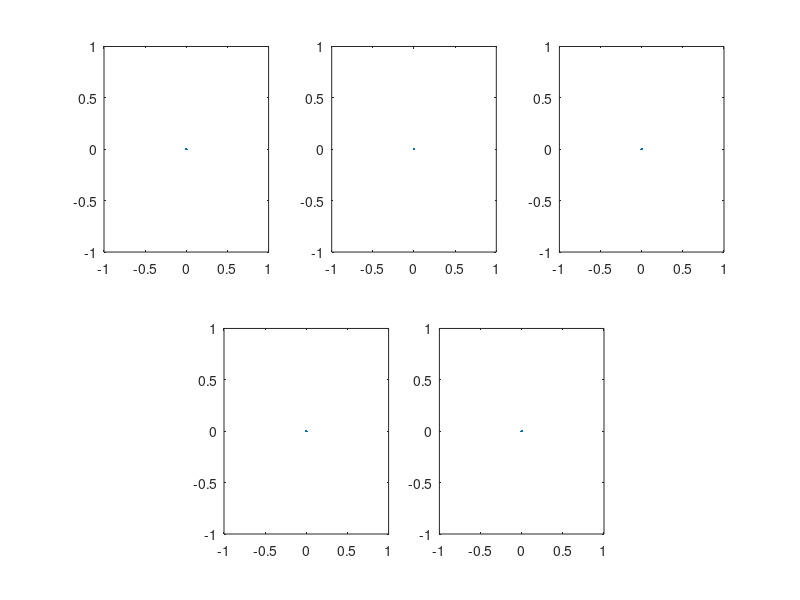
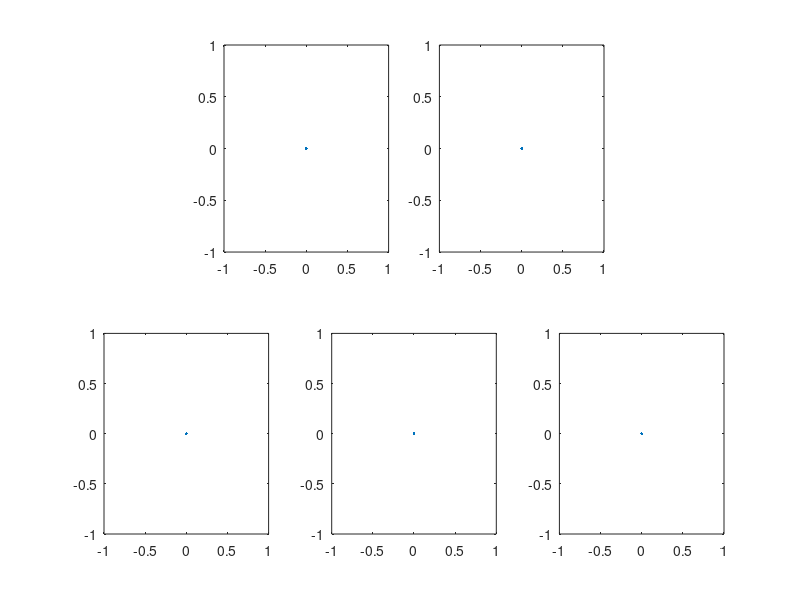
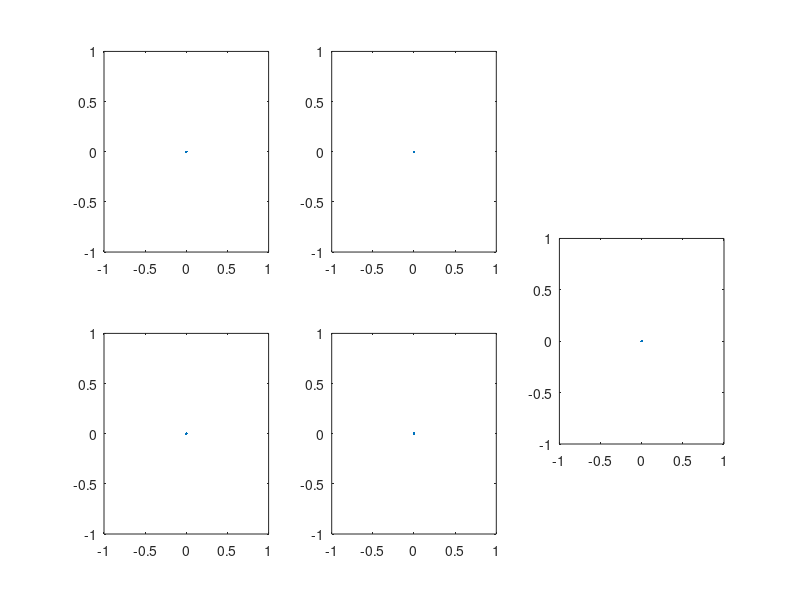
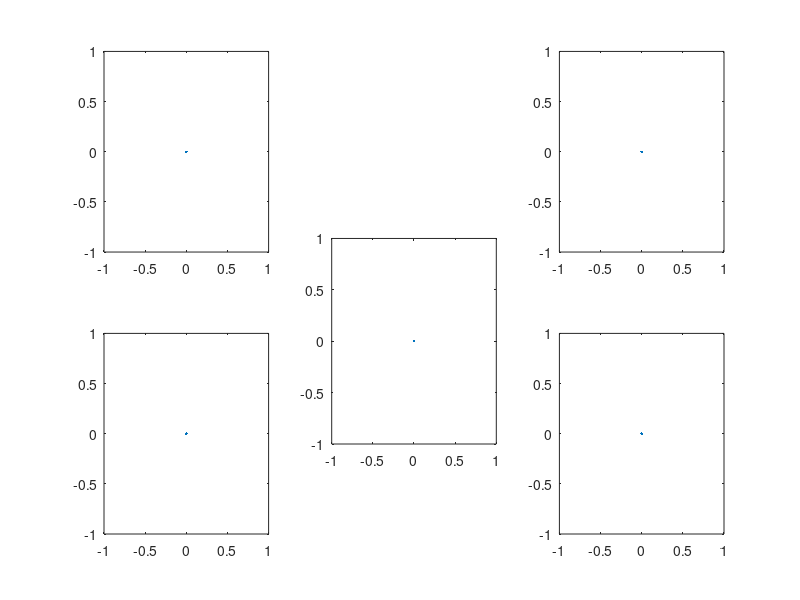

The MATLAB source for these figures, in order:
clear all; close all; clc;
%%%%%%%%%%%%%%%%%%%%%%%%%%%%%%%%%%%%%%
%Axis Alignment of five plots 
%in configuration 
%3 plots-1 row and 2 plots - 2 rows.
h=figure('Position',[1 21 1366 670], ...
'Name',strcat('Axis Alignment of five plots',...
 ' - 3 plots-1 row and 2 plots - 2 rows'));
subplot(2,3,1)
plot(0,0)
ax1=get(gca,'position');
subplot(2,3,2)
plot(0,0)
ax2=get(gca,'position');
subplot(2,3,3)
plot(0,0)
ax3=get(gca,'position');
subplot(2,3,4)
plot(0,0)
ax4=get(gca,'position');
set(gca,"position", [ax4(1)+0.15, ax4(2), ax4(3), ax4(4)]);
subplot(2,3,6)
plot(0,0)
ax5=get(gca,'position');
set(gca,"position", [ax5(1)-0.15, ax5(2), ax5(3), ax5(4)]);
%%%%%%%%%%%%%%%%%%%%%%%%%%%%%%%%%%%%%%
%Axis Alignment of five plots 
%in configuration 
%2 plots-1 row and 3 plots - 2 rows.
h=figure('Position',[1 21 1366 670], ...
'Name',strcat('Axis Alignment of five plots',...
 ' - 2 plots-1 row and 3 plots - 2 rows'));
subplot(2,3,1)
plot(0,0)
ax1=get(gca,'position');
set(gca,"position", [ax1(1)+0.15, ax1(2), ax1(3), ax1(4)]);
subplot(2,3,3)
plot(0,0)
ax2=get(gca,'position');
set(gca,"position", [ax2(1)-0.15, ax2(2), ax2(3), ax2(4)]);
subplot(2,3,4)
plot(0,0)
ax3=get(gca,'position');
subplot(2,3,5)
plot(0,0)
ax4=get(gca,'position');
subplot(2,3,6)
plot(0,0)
ax5=get(gca,'position');
%%%%%%%%%%%%%%%%%%%%%%%%%%%%%%%%%%%%%%
%Axis Alignment of five plots 
%in configuration 
%2x2x1 plots in 3 columns
h=figure('Position',[1 21 1366 670], ...
'Name',strcat('Axis Alignment of five plots',...
 ' - 2x2x1 plots in 3 columns'));
subplot(2,3,1)
plot(0,0)
ax1=get(gca,'position');
subplot(2,3,2)
plot(0,0)
ax2=get(gca,'position');
subplot(2,3,4)
plot(0,0)
ax3=get(gca,'position');
subplot(2,3,5)
plot(0,0)
ax4=get(gca,'position');
subplot(2,3,6)
plot(0,0)
ax5=get(gca,'position');
set(gca,"position", [ax5(1), ax5(2)+0.15, ax5(3), ax5(4)]);
%%%%%%%%%%%%%%%%%%%%%%%%%%%%%%%%%%%%%%
%Axis Alignment of five plots 
%in configuration 
%2x1x2 plots in 3 columns
h=figure('Position',[1 21 1366 670], ...
'Name',strcat('Axis Alignment of five plots',...
 ' - 2x1x2 plots in 3 columns'));
subplot(2,3,1)
plot(0,0)
ax1=get(gca,'position');
subplot(2,3,3)
plot(0,0)
ax2=get(gca,'position');
subplot(2,3,4)
plot(0,0)
ax3=get(gca,'position');
subplot(2,3,6)
plot(0,0)
ax4=get(gca,'position');
subplot(2,3,5)
plot(0,0)
ax5=get(gca,'position');
set(gca,"position", [ax5(1), ax5(2)+0.15, ax5(3), ax5(4)]);
%%%%%%%%%%%%%%%%%%%%%%%%%%%%%%%%%%%%%%
%Axis Alignment of five plots 
%in configuration 
%1x2x2 plots in 3 columns
h=figure('Position',[1 21 1366 670], ...
'Name',strcat('Axis Alignment of five plots',...
 ' - 1x2x2 plots in 3 columns'));
subplot(2,3,2)
plot(0,0)
ax1=get(gca,'position');
subplot(2,3,3)
plot(0,0)
ax2=get(gca,'position');
subplot(2,3,5)
plot(0,0)
ax3=get(gca,'position');
subplot(2,3,6)
plot(0,0)
ax4=get(gca,'position');
subplot(2,3,4)
plot(0,0)
ax5=get(gca,'position');
set(gca,"position", [ax5(1), ax5(2)+0.15, ax5(3), ax5(4)]);